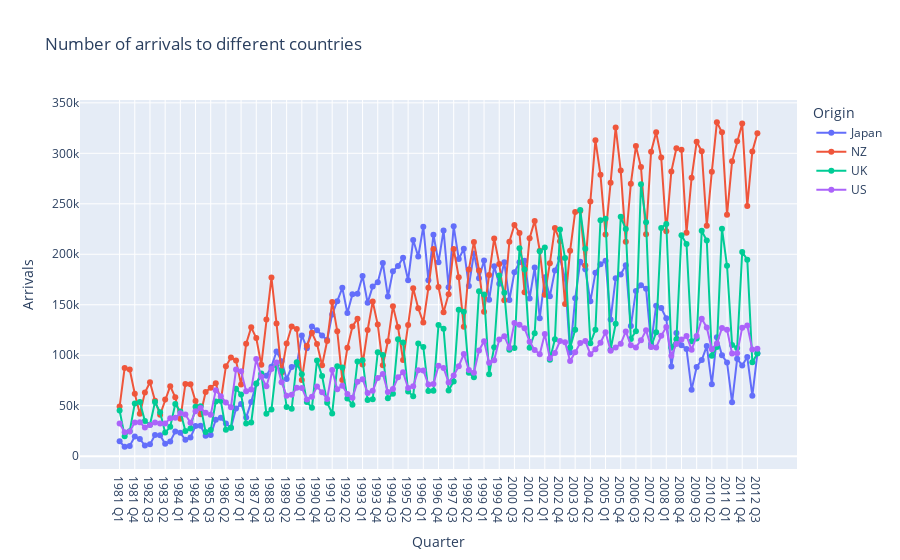

The cell this chart's notebook holds for it:
### Code cell
px.line(aus_arrivals, x='Quarter', y='Arrivals', color='Origin', markers=True, title='Number of arrivals to different countries')

# Can you identify any unusual observations?
# I dont see any real outliers in these plots (may be in Japan and NZ there are 2 points with peaks)
